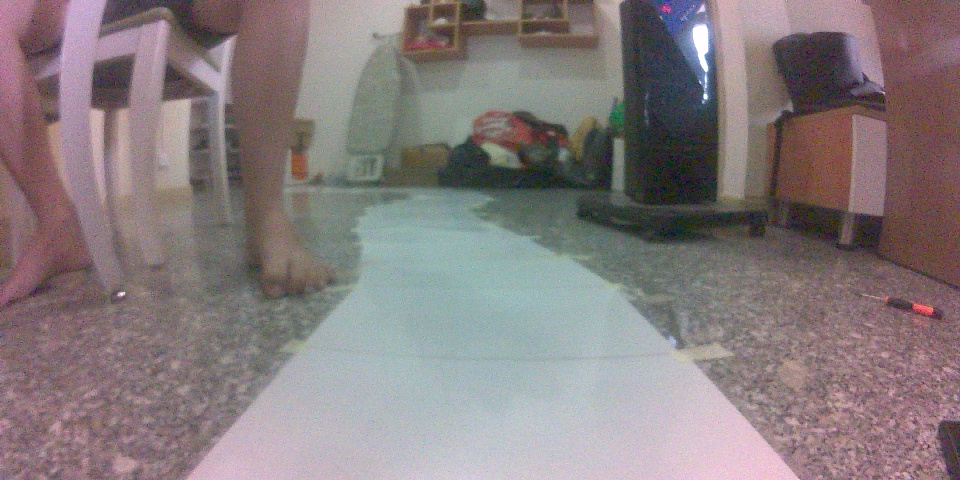
#> input picture Temp/temp_img.jpg, 960 x 480 px, given in place of test_lane_rasp_pi.mp4, which was not available
$ python HSVColorPickerModule.py
#> lines starting #> are read from the running program, lines starting #| are printed output that depends on the picture; after the words box and inside, x2 and y2 are one past the last pixel; in counts of white or black regions, pixels touching at a corner belong together; pictures that were not available may be replaced by others from this repository, and a replacement may not be noted
#> in main, img is the input picture: shape (480, 960, 3); mean B, G, R 125.5, 124.1, 134.4
### Module/utlis.py
'''
- PIXEL SUMMATION:
 + Find the CENTER of the LANE
 + Add all the pixels of every column, get a value for it, each column's summation has an index

 + More number of pixel on the right -> The curve is on the right
 + Same number of pixel on the left and right -> Going straight
 + More number of pixel on the left -> The curve is on the right

- HSV is a color space that closely aligns with the way humans perceive
- Hue: Color | Saturation: How pure the color is | Value: How bright the color is
- Get a range of colors from these HSV values so we can detect a particular color
  + Range: Minimum -> Maximum for each H, S, V element
  + We don't know these values, we have to play around with them until we get the desired results
  + Using Trackbar (Slider)
  + Hue: 0 -> 179, Saturation|Value: 0 -> 255
- We want to keep the color that we want to detect in the resultant image
'''
############################################################
import cv2
import numpy as np
import imutils
np.set_printoptions(threshold=np.inf)

############################################################
trackbar_name_warp = 'Trackbar - Warping'
trackbar_name_hsv = 'Trackbar - HSV_Color'
trackbar_name_params = 'Trackbar - Parameters'

############################################################
def empty_function(a):
    pass
################## HSV ##################
# [98 lines left out: functions trackbar_init_params, trackbar_get_value_params, trackbar_init_HSV, trackbar_get_value_HSV, HSV_converter, thresholdHSV and 1 more, not called in this run]

def empty_function(a):
    pass

# [66 lines left out: functions trackbar_init_warp, trackbar_get_value_warp, draw_warped_points, get_histogram, not called in this run]

def stackImages(scale, imgArray):
    # Taking the size of the first img and forces all the imgs to be of the same size
    rows = len(imgArray) # Number of all images
    cols = len(imgArray[0]) # Height of the first image
    rowsAvailable = isinstance(imgArray[0], list)
    height = imgArray[0][0].shape[0] # Height of the first image
    width = imgArray[0][0].shape[1] # Width of the first image

    if rowsAvailable:
        for x in range(0, rows):
            for y in range(0, cols):
                if (imgArray[x][y].shape[:2] == imgArray[0][0].shape[:2]):
                    imgArray[x][y] = cv2.resize(imgArray[x][y], (0, 0), None, scale, scale)
                else:
                    imgArray[x][y] = cv2.resize(imgArray[x][y], (imgArray[0][0].shape[1], imgArray[0][0].shape[0]),
                        None, scale, scale)
                # Converting to 3-channels image
                if (len(imgArray[x][y].shape) == 2):
                    imgArray[x][y] = cv2.cvtColor(imgArray[x][y], cv2.COLOR_GRAY2BGR)

        blankImage = np.zeros((height, width, 3), dtype=np.uint8)
        hor = [blankImage] * rows
        horCon = [blankImage] * rows
        for x in range(0, rows):
            hor[x] = np.hstack(imgArray[x])
        ver = np.vstack(hor)
    else:
        for x in range(0, rows):
            if (imgArray[x].shape[:2] == imgArray[0].shape[:2]):
                imgArray[x] = cv2.resize(imgArray[x], (0, 0), None, scale, scale)
            else:
                imgArray[x] = cv2.resize(imgArray[x], (imgArray[0].shape[1], imgArray[0].shape[0]),
                    None, scale, scale)
            if (len(imgArray[x].shape) == 2):
                imgArray[x] = cv2.cvtColor(imgArray[x], cv2.COLOR_GRAY2BGR)
        hor = np.hstack(imgArray)
        ver = hor
    return ver

### Module/HSVColorPickerModule.py
"""
- HSV is a color space that closely aligns with the way humans perceive
- Hue: Color | Saturation: How pure the color is | Value: How bright the color is
- Get a range of colors from these HSV values so we can detect a particular color
  + Range: Minimum -> Maximum for each H, S, V element
  + We don't know these values, we have to play around with them until we get the desired results
  + Using Trackbar (Slider)
  + Hue: 0 -> 179, Saturation|Value: 0 -> 255
- We want to keep the color that we want to detect in the resultant image
"""
############################################
import cv2
import numpy as np
import utlis

############################################
trackbar_name_hsv = "Trackbar - HSV_Color"
trackbar_init_values_hsv = [0, 0, 185]  # Default value (min) for each H, S, V element
############################################
def empty_function(a):
    pass

def trackbar_init_HSV():
    cv2.namedWindow(trackbar_name_hsv)
    cv2.resizeWindow(trackbar_name_hsv, 300, 130)
    cv2.createTrackbar("Hue",        trackbar_name_hsv, trackbar_init_values_hsv[0], 179, empty_function)
    cv2.createTrackbar("Saturation", trackbar_name_hsv, trackbar_init_values_hsv[1], 255, empty_function)
    cv2.createTrackbar("Value",      trackbar_name_hsv, trackbar_init_values_hsv[2], 255, empty_function)

def trackbar_get_value_HSV():
    hue = cv2.getTrackbarPos("Hue",               trackbar_name_hsv)
    saturation = cv2.getTrackbarPos("Saturation", trackbar_name_hsv)
    value = cv2.getTrackbarPos("Value",           trackbar_name_hsv)

    return hue, saturation, value

def HSV_converter(originalImg):
    # Converting image from BGR -> HSV. Getting white area
    imgHsv = cv2.cvtColor(originalImg, cv2.COLOR_BGR2HSV)
#> imgHsv: shape (480, 960, 3); mean H, S, V 94.9, 44.4, 139.9
    hue, saturation, value = trackbar_get_value_HSV()

    # Create a mask only has the values that are in range
    # Applying a range in which we want the color to be
    lowerWhite = np.array([hue, saturation, value])
    upperWhite = np.array([179, 255, 255])
    # Give only the values that are in range of these variables. Get the values from this HSV image
    # Use this mask to output the the final results of colored object
    maskWhite = cv2.inRange(imgHsv, lowerWhite, upperWhite)
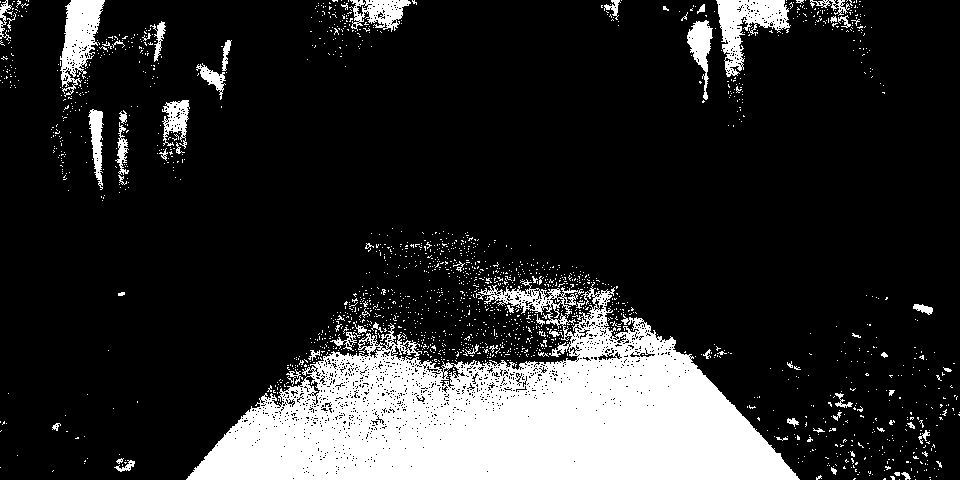
#> maskWhite: shape (480, 960); 17.1% white; 1812 white regions (1748 under 20 px), largest, box (x1, y1, x2, y2) and area: (186, 279, 800, 480) 63053, (716, 0, 791, 77) 2517, (60, 0, 105, 97) 2285

    # Keep whatever is present in both of them, skip the rest of the things
    imgHsvResult = cv2.bitwise_and(originalImg, originalImg, mask=maskWhite)
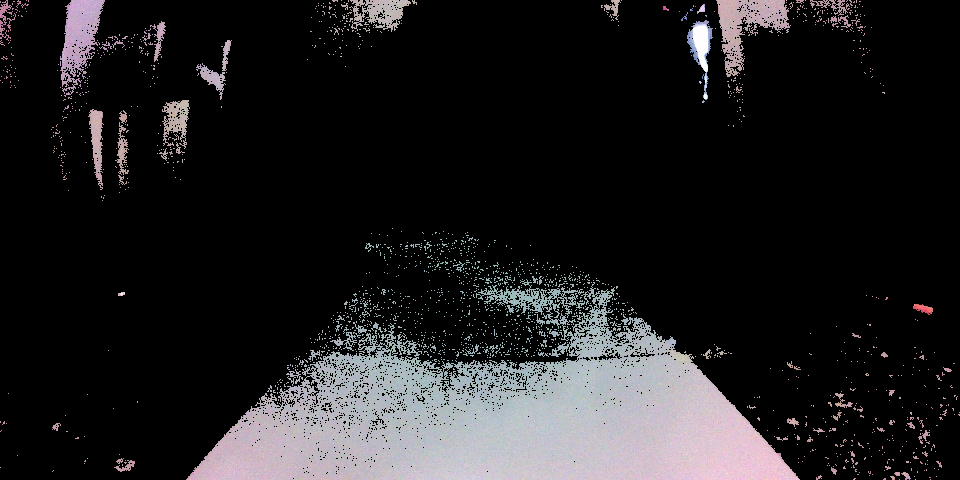
#> imgHsvResult: shape (480, 960, 3); mean B, G, R 33.3, 31.9, 32.8

    return imgHsv, maskWhite, imgHsvResult

############################################
trackbar_init_HSV()
############################################
def main():
    cap = cv2.VideoCapture(r'C:\Users\Doan Trong Hieu\Downloads\IMPORTANT\SPECIALIZATION\Self_Driving_Cars\MURTAZA\SOURCE\test_lane_rasp_pi.mp4')
    frameCounter = 0
    cap.set(3, 480)
    cap.set(4, 240)

    while True:
        # Capture frame-by-frame of video
        _, img = cap.read()
        frameCounter += 1

        # If the last frame is reached, reset the capture and the frameCounter
        if (frameCounter == cap.get(cv2.CAP_PROP_FRAME_COUNT)):
            # Or whatever as long as it is the same as next line
            frameCounter = 0
            cap.set(cv2.CAP_PROP_POS_FRAMES, 0)

        imgHsv, maskWhite, imgHsvResult = HSV_converter(img)

        imgHsvStack = utlis.stackImages(0.6, ([img, imgHsv], [maskWhite, imgHsvResult]))
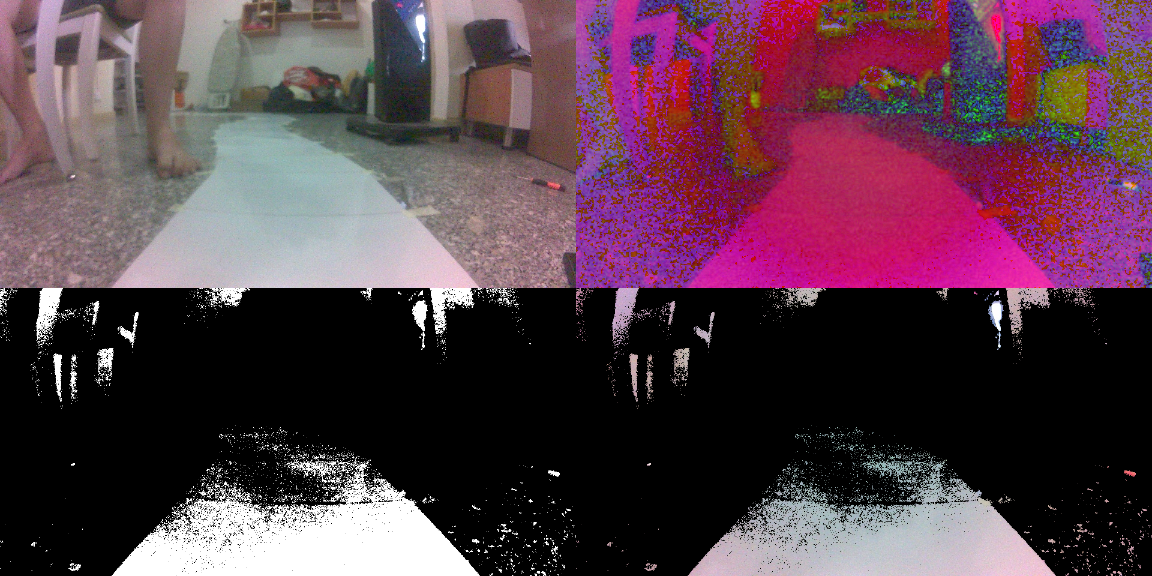
#> imgHsvStack: shape (576, 1152, 3); mean B, G, R 74.3, 61, 87.7
        cv2.imshow("Stacked Images", imgHsvStack)

        if cv2.waitKey(1) == ord('q'):
#> (key q is pressed here)
            break

    cap.release()
    cv2.destroyAllWindows()

if __name__ == '__main__':
    main()
############################################
